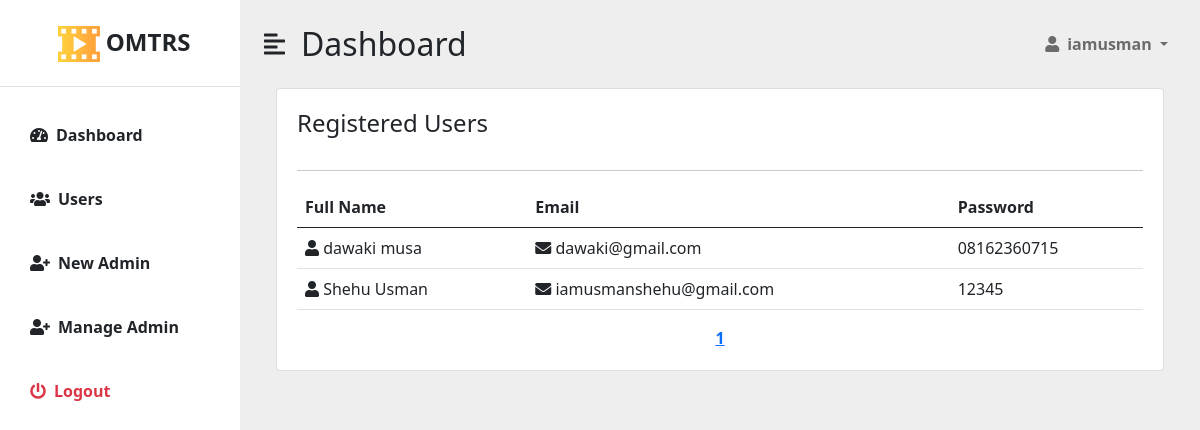
/admin/users.php (signed in), run on the app's committed database.
### tables this page shows
CREATE TABLE `users_tbl` (
  `id` int(11) NOT NULL,
  `fname` varchar(50) NOT NULL,
  `surname` varchar(50) NOT NULL,
  `email` varchar(100) NOT NULL,
  `password` varchar(255) NOT NULL
);

### admin/users.php (the view, shortened to what this page needs)
<?php
include "counter.php";
?>
<!DOCTYPE html>
<html lang="en">
<head>
    <link href="https://cdn.jsdelivr.net/npm/bootstrap@5.0.0-beta3/dist/css/bootstrap.min.css" rel="stylesheet" />
    <link rel="stylesheet" href="https://cdnjs.cloudflare.com/ajax/libs/font-awesome/5.15.3/css/all.min.css" />
    <link rel="stylesheet" href="admin.css" />
</head>
<body>
    <div class="d-flex" id="wrapper">
        <?php include 'adminsidebar.php';?>
        <div id="page-content-wrapper">
            <nav class="navbar navbar-expand-lg navbar-light bg-transparent py-4 px-4">
                <div class="d-flex align-items-center">
                    <i class="fas fa-align-left primary-text fs-4 me-3" id="menu-toggle"></i>
                    <h2 class="fs-2 m-0">Dashboard</h2>
                </div>
                <div class="collapse navbar-collapse" id="navbarSupportedContent">
                    <ul class="navbar-nav ms-auto mb-2 mb-lg-0">
                        <li class="nav-item dropdown">
                            <a class="nav-link dropdown-toggle second-text fw-bold" href="#" id="navbarDropdown"
                                role="button" data-bs-toggle="dropdown" aria-expanded="false">
                                <i class="fas fa-user me-2"></i><?php echo htmlspecialchars($_SESSION['username']); ?>
                            </a>
                        </li>
                    </ul>
                </div>
            </nav>
            <div class="container-fluid px-4">
             <div class="container">
            <?php
            $per_page = 10;
            $pages_query = mysqli_query($db, "SELECT COUNT(id) AS count FROM users_tbl");
            $row = mysqli_fetch_assoc($pages_query);
            $total_rows = $row['count'];
            $pages = ceil($total_rows / $per_page);
            $page = (isset($_GET['page'])) ? (int)$_GET['page'] : 1;
            $start = ($page - 1) * $per_page;
            $query = mysqli_query($db, "SELECT * FROM users_tbl ORDER BY id DESC LIMIT $start, $per_page");
        echo "<div class='container card' style='padding:20px;'>
                                    <h3 class='fs-4 mb-3'>Registered Users</h3><hr>
            <table class='table table-hover '>
                <thead>
                  <tr>
                    <th>Full Name</th>
                    <th>Email</th>
                    <th>Password</th>
                  </tr>
                </thead>";
        while($row = mysqli_fetch_assoc($query)) {
            $surname = $row['surname'];
            $fname = $row['fname'];
            $email = $row['email'];
            $password = $row['password'];
            echo "<tr>
            <td><i class='fa fa-user'></i> $surname $fname</td><td><i class='fa fa-envelope'></i> $email</td><td>$password</td></tr>";
        }
        echo "</table>";
        echo "<center>";
        if($pages >= 1 && $page <= $pages){
            for($x = 1; $x <= $pages; $x++){
                echo ($x == $page) ? '<strong><a href="?page='.$x.'">'.$x.'</a></strong> ' : '<a href="?page='.$x.'">'.$x.'</a> ';
            }
        }
        echo "</center>";
        ?>
             </div>
            </div>
        </div>
    </div>
    </div>
</body>
</html>

### admin/admin.css (style rules this page uses)
.primary-text { color: var(--main-text-color); }
.second-text { color: var(--second-text-color); }
#wrapper { overflow-x: hidden; background:#eee; }
#page-content-wrapper { min-width: 100vw; background: #eee; }
#menu-toggle { cursor: pointer; }
@media (min-width: 768px) { #page-content-wrapper { min-width: 0; width: 100%; } }

### data on the page
users_tbl: surname "dawaki", fname "musa", email "dawaki@gmail.com", password "08162360715"
users_tbl: surname "Shehu", fname "Usman", email "iamusmanshehu@gmail.com", password "12345"

### other printed values
$_SESSION['username'] "iamusman"
